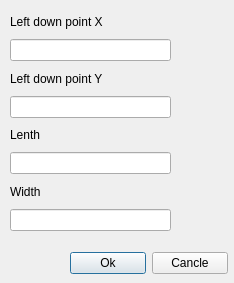
<?xml version="1.0" encoding="UTF-8"?>
<ui version="4.0">
 <class>createRectangleDialog</class>
 <widget class="QDialog" name="createRectangleDialog">
  <property name="geometry">
   <rect>
    <x>0</x>
    <y>0</y>
    <width>234</width>
    <height>283</height>
   </rect>
  </property>
  <property name="minimumSize">
   <size>
    <width>234</width>
    <height>283</height>
   </size>
  </property>
  <property name="maximumSize">
   <size>
    <width>234</width>
    <height>283</height>
   </size>
  </property>
  <property name="windowTitle">
   <string>Dialog</string>
  </property>
  <widget class="QWidget" name="layoutWidget">
   <property name="geometry">
    <rect>
     <x>10</x>
     <y>10</y>
     <width>161</width>
     <height>221</height>
    </rect>
   </property>
   <layout class="QVBoxLayout" name="verticalLayout">
    <item>
     <widget class="QLabel" name="label">
      <property name="text">
       <string>Left down point X</string>
      </property>
     </widget>
    </item>
    <item>
     <widget class="QLineEdit" name="editLdpX"/>
    </item>
    <item>
     <widget class="QLabel" name="label_2">
      <property name="text">
       <string>Left down point Y</string>
      </property>
     </widget>
    </item>
    <item>
     <widget class="QLineEdit" name="editLdpY"/>
    </item>
    <item>
     <widget class="QLabel" name="label_3">
      <property name="text">
       <string>Lenth</string>
      </property>
     </widget>
    </item>
    <item>
     <widget class="QLineEdit" name="editLenth"/>
    </item>
    <item>
     <widget class="QLabel" name="label_4">
      <property name="text">
       <string>Width</string>
      </property>
     </widget>
    </item>
    <item>
     <widget class="QLineEdit" name="editWidth"/>
    </item>
   </layout>
  </widget>
  <widget class="QWidget" name="layoutWidget">
   <property name="geometry">
    <rect>
     <x>70</x>
     <y>250</y>
     <width>158</width>
     <height>26</height>
    </rect>
   </property>
   <layout class="QHBoxLayout" name="horizontalLayout">
    <item>
     <widget class="QPushButton" name="btnEnterData">
      <property name="text">
       <string>Ok</string>
      </property>
     </widget>
    </item>
    <item>
     <widget class="QPushButton" name="btnExit">
      <property name="text">
       <string>Cancle</string>
      </property>
     </widget>
    </item>
   </layout>
  </widget>
 </widget>
 <resources/>
 <connections/>
</ui>
